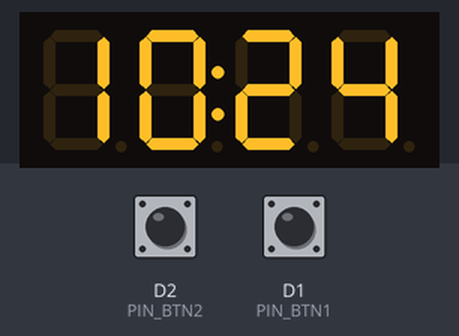
Bench run of a sketch on a simulated ESP8266 (Wemos D1 mini). On the bench: 4-digit seven-segment display. Inputs (shaded band) come from the test bench; at power-on: D1 (PIN_BTN1) HIGH, D2 (PIN_BTN2) HIGH. WiFi joins after 1.5 s; servers stay silent unless stated; the local clock reads 2024-03-15 10:24:30 at power-on unless the sketch sets it.

Above: at 4.7 s.
4.8 s: D1 (PIN_BTN1) pulled LOW for 3.2 s
At 7.96 s:
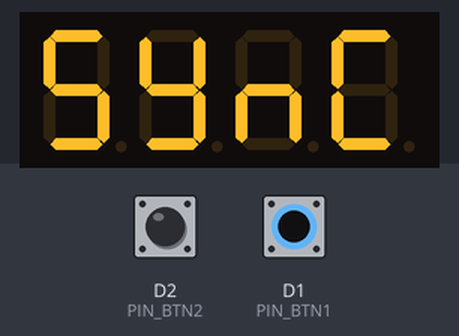
8.6 s: D2 (PIN_BTN2) pulled LOW for 3.2 s
At 13.1 s:
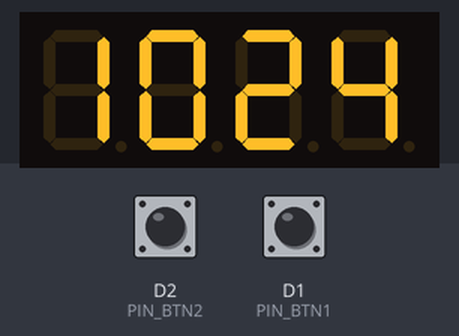
13.3 s: D2 (PIN_BTN2) pulled LOW for 3.2 s
At 17.6 s:
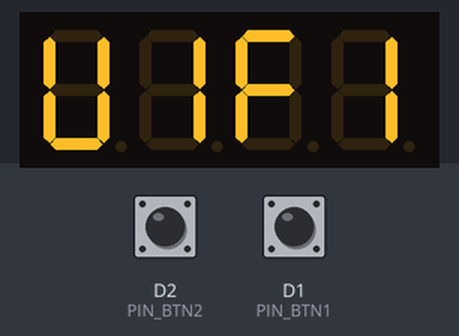
19.5 s: D1 (PIN_BTN1) pulled LOW for 0.15 s
At 21.0 s:
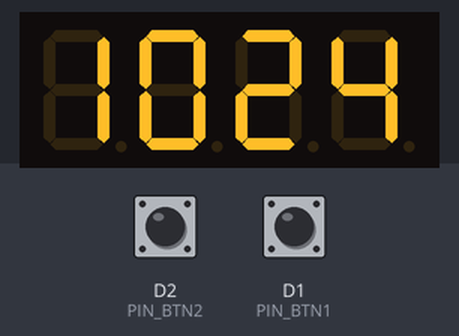
Timing chart, 0 to 22.5 s (numbered marks = the images above; inputs shaded):
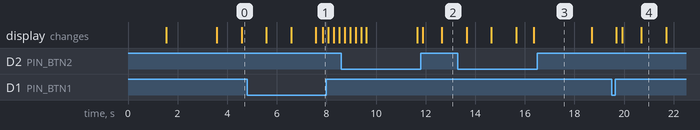

Measured:
- after the input at 4.8 s, the display: first differs from a run without the input after 3.1 s (image 1)
- after the input at 13.3 s, the display: first differs from a run without the input after 3.1 s (image 3)

The sketch:

clock_firmware.ino
```cpp
/*
  Wemos D1 mini (ESP8266) + TM1637 4-digit (0.56")
  - TM1637: D3 (CLK) + D4 (DIO)
  - Buttons: D1 (BTN1) + D2 (BTN2) to GND, INPUT_PULLUP

  Functies:
  - Tijd (24h) via NTP + automatische zomer/wintertijd (Europe/Amsterdam)
  - BTN1 kort: helderder
  - BTN2 kort: minder fel
  - BTN1+BTN2 tegelijk: display aan/uit
  - BTN1 lang (~3s): force NTP sync → SYNC → OK (2s) / Err / noWi
  - BTN2 lang (~3s): reconnect WiFi → WIFI / noWi (geen OK bij succes)
  - 1x per nacht (03:00) stille NTP sync (geen display output)
*/

#include <Arduino.h>
#include <ESP8266WiFi.h>
#include <time.h>
#include <TM1637Display.h>

// ---------- Hardware ----------
static const uint8_t PIN_CLK  = D3;
static const uint8_t PIN_DIO  = D4;
static const uint8_t PIN_BTN1 = D1;
static const uint8_t PIN_BTN2 = D2;

TM1637Display display(PIN_CLK, PIN_DIO);

// ---------- WiFi ----------
const char* WIFI_SSID = "yournetworkname";
const char* WIFI_PASS = "yournetworkpasswd";

// ---------- Tijd / TZ ----------
static const char* TZ_INFO = "CET-1CEST,M3.5.0/2,M10.5.0/3";

// ---------- Display / UI ----------
uint8_t brightness = 4;      // 0..7
bool displayOn = true;
bool colonOn = true;

static const unsigned long DISPLAY_TICK_MS = 250;
static const unsigned long COLON_TOGGLE_MS = 1000;
static const unsigned long DEBOUNCE_MS  = 35;
static const unsigned long LONGPRESS_MS = 3000;

// ---------- Nightly NTP ----------
static int lastNtpSyncDay = -1;          // tm_yday van laatste auto-sync
static const int AUTO_NTP_HOUR = 3;      // 03:00 's nachts

// ---------- Button state ----------
struct Button {
  uint8_t pin;
  bool stableState;          // true = pressed (active low), false = released
  bool lastRead;
  unsigned long lastChangeMs;
  unsigned long pressStartMs;
  bool longFired;
  bool shortEligible;
};

Button b1{PIN_BTN1, false, false, 0, 0, false, false};
Button b2{PIN_BTN2, false, false, 0, 0, false, false};

bool comboArmed = true;      // voorkomt herhaald togglen zolang beide ingedrukt blijven

// ---------- Helpers ----------
static inline bool readPressed(uint8_t pin) { return digitalRead(pin) == LOW; }

void setDisplayState(bool on) {
  displayOn = on;
  if (!displayOn) display.clear();
  else display.setBrightness(brightness, true);
}

void applyBrightness() {
  if (brightness > 7) brightness = 7;
  display.setBrightness(brightness, displayOn);
}

// ---------- WiFi / Time ----------
bool connectWiFi(unsigned long timeoutMs = 15000) {
  WiFi.mode(WIFI_STA);
  WiFi.persistent(false);
  WiFi.begin(WIFI_SSID, WIFI_PASS);

  unsigned long start = millis();
  while (WiFi.status() != WL_CONNECTED && millis() - start < timeoutMs) {
    delay(100);
    yield();
  }
  return WiFi.status() == WL_CONNECTED;
}

bool reconnectWiFi() {
  WiFi.disconnect(true);
  delay(200);
  return connectWiFi(15000);
}

bool waitForValidTime(unsigned long timeoutMs = 8000) {
  unsigned long start = millis();
  time_t now;
  while (millis() - start < timeoutMs) {
    time(&now);
    if (now > 1577836800UL) return true; // > 2020-01-01
    delay(100);
    yield();
  }
  return false;
}

void setupTime() {
  setenv("TZ", TZ_INFO, 1);
  tzset();
  configTime(TZ_INFO, "pool.ntp.org", "time.cloudflare.com", "time.google.com");
}

// ---------- 7-seg glyphs ----------
static const uint8_t GLYPH_BLANK = 0x00;
static const uint8_t GLYPH_DASH  = 0x40; // middle segment only

static const uint8_t GLYPH_O = 0x3F; // looks like '0'
static const uint8_t GLYPH_K = 0x75; // approximation
static const uint8_t GLYPH_E = 0x79;
static const uint8_t GLYPH_r = 0x50;
static const uint8_t GLYPH_n = 0x54;
static const uint8_t GLYPH_o = 0x5C;
static const uint8_t GLYPH_W = 0x3E;
static const uint8_t GLYPH_I = 0x06;
static const uint8_t GLYPH_F = 0x71;
static const uint8_t GLYPH_S = 0x6D;
static const uint8_t GLYPH_Y = 0x6E;
static const uint8_t GLYPH_C = 0x39;

void showTextMs(uint8_t a, uint8_t b, uint8_t c, uint8_t d, unsigned long ms) {
  if (!displayOn) return;
  uint8_t segs[4] = {a, b, c, d};
  display.setSegments(segs);
  unsigned long t = millis();
  while (millis() - t < ms) {
    delay(10);
    yield();
  }
}

void showOK()   { showTextMs(GLYPH_BLANK, GLYPH_O, GLYPH_K, GLYPH_BLANK, 2000); }
void showErr()  { showTextMs(GLYPH_E, GLYPH_r, GLYPH_r, GLYPH_BLANK, 1200); }
void showNoWi() { showTextMs(GLYPH_n, GLYPH_o, GLYPH_W, GLYPH_I, 1200); }
void showWifi() { showTextMs(GLYPH_W, GLYPH_I, GLYPH_F, GLYPH_I, 600); }

void showSyncAnimation() {
  if (!displayOn) return;
  const uint8_t frames[][4] = {
    {GLYPH_S, GLYPH_Y, GLYPH_n, GLYPH_C},
    {GLYPH_Y, GLYPH_n, GLYPH_C, GLYPH_BLANK},
    {GLYPH_Y, GLYPH_n, GLYPH_C, GLYPH_DASH},
    {GLYPH_n, GLYPH_C, GLYPH_BLANK, GLYPH_BLANK},
  };
  for (uint8_t i = 0; i < 8; i++) {
    display.setSegments(frames[i % 4]);
    delay(200);
    yield();
  }
}

void forceNtpSync() {
  if (WiFi.status() != WL_CONNECTED) {
    showNoWi();
    return;
  }
  showSyncAnimation();
  setupTime();
  if (waitForValidTime(8000)) showOK();
  else showErr();
}

// ---------- Nightly NTP (silent) ----------
void nightlyNtpSyncIfNeeded() {
  if (WiFi.status() != WL_CONNECTED) return;

  time_t now;
  time(&now);
  if (now <= 1577836800UL) return; // tijd nog niet valide -> skip

  struct tm t;
  localtime_r(&now, &t);

  if (t.tm_hour != AUTO_NTP_HOUR) return;
  if (t.tm_yday == lastNtpSyncDay) return;

  // Silent sync
  setupTime();
  if (waitForValidTime(8000)) {
    lastNtpSyncDay = t.tm_yday;
  }
}

// ---------- Buttons ----------
void updateButton(Button &b, unsigned long nowMs) {
  bool pressed = readPressed(b.pin);

  if (pressed != b.lastRead) {
    b.lastRead = pressed;
    b.lastChangeMs = nowMs;
  }

  if (nowMs - b.lastChangeMs >= DEBOUNCE_MS && pressed != b.stableState) {
    b.stableState = pressed;
    if (pressed) {
      b.pressStartMs = nowMs;
      b.longFired = false;
      b.shortEligible = true;
    }
  }

  if (b.stableState && !b.longFired && nowMs - b.pressStartMs >= LONGPRESS_MS) {
    b.longFired = true;
    b.shortEligible = false;
  }
}

bool bothPressed() { return b1.stableState && b2.stableState; }

void handleButtons() {
  unsigned long now = millis();

  // Combo: display toggle
  if (bothPressed()) {
    if (comboArmed) {
      comboArmed = false;
      setDisplayState(!displayOn);

      b1.shortEligible = b2.shortEligible = false;
      b1.longFired = b2.longFired = false;
      b1.pressStartMs = b2.pressStartMs = now;
    }
  } else {
    comboArmed = true;
  }

  // Long presses
  if (!bothPressed()) {
    if (b1.longFired) {
      b1.longFired = false;
      forceNtpSync();
      b1.pressStartMs = millis(); // FIX: voorkom dubbel triggeren
    }

    if (b2.longFired) {
      b2.longFired = false;

      showWifi();
      if (!reconnectWiFi()) {
        showNoWi();
      } else {
        // Geen OK bij WiFi succes (voorkomt verwarring/dubbele OK)
        setupTime(); // NTP kan daarna stil syncen
      }

      b2.pressStartMs = millis(); // FIX: voorkom dubbel triggeren
    }
  }

  // Short presses on release
  if (!b1.stableState && b1.shortEligible) {
    b1.shortEligible = false;
    if (brightness < 7) brightness++;
    applyBrightness();
  }

  if (!b2.stableState && b2.shortEligible) {
    b2.shortEligible = false;
    if (brightness > 0) brightness--;
    applyBrightness();
  }
}

// ---------- Display time ----------
void updateDisplayTime() {
  if (!displayOn) return;

  time_t now;
  time(&now);
  struct tm t;
  localtime_r(&now, &t);

  uint8_t dots = colonOn ? 0b01000000 : 0;
  display.showNumberDecEx(t.tm_hour * 100 + t.tm_min, dots, true);
}

// ---------- Main ----------
void setup() {
  pinMode(PIN_BTN1, INPUT_PULLUP);
  pinMode(PIN_BTN2, INPUT_PULLUP);

  display.setBrightness(brightness, true);
  display.clear();

  bool wifiOk = connectWiFi(15000);
  setupTime();
  bool timeOk = waitForValidTime(8000);

  if (displayOn) {
    if (wifiOk && timeOk) showOK();
    else if (!wifiOk)     showNoWi();
    else                  showErr();
  }
}

void loop() {
  unsigned long now = millis();

  updateButton(b1, now);
  updateButton(b2, now);
  handleButtons();

  // Nightly silent NTP
  nightlyNtpSyncIfNeeded();

  // Colon blink
  static unsigned long lastColon = 0;
  if (now - lastColon >= COLON_TOGGLE_MS) {
    lastColon = now;
    colonOn = !colonOn;
  }

  // Display update
  static unsigned long lastDisp = 0;
  if (now - lastDisp >= DISPLAY_TICK_MS) {
    lastDisp = now;
    updateDisplayTime();
  }

  // (optioneel) eenvoudige auto-reconnect zou hier kunnen, maar nu alleen via BTN2
}
```
